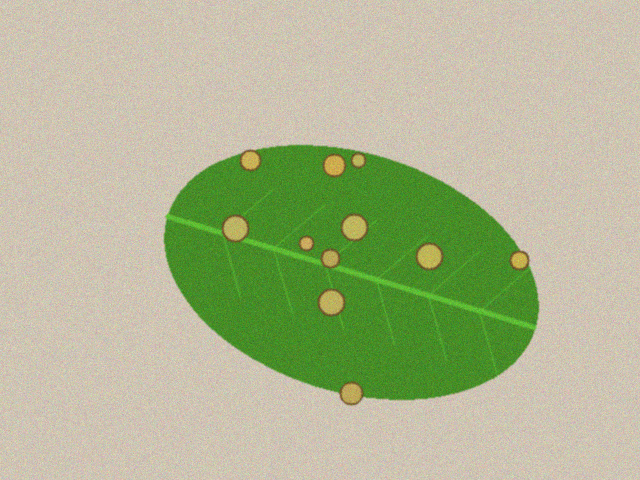
#> input picture data/sintetis/citra/teh_056.png, 640 x 480 px, found by its file name
$ jupyter execute --allow-errors B5_praproses.ipynb   (shell and % lines are left out)
#> lines starting #> are read from the running program, lines starting #| are printed output that depends on the picture
### src/praproses.py

import cv2
import numpy as np

PARAM_BAWAAN = {
    "lebar": 640,
    "gamma": 1.0,
    "clahe_clip": 2.0,
    "clahe_tile": 8,
    "penapis": "median",
    "kernel": 3,
    "sigma": 1.0,
    "tajam_k": 0.0
}

def koreksi_gamma(img, gamma=1.0):
    gamma = max(float(gamma), 0.01)
    tabel = np.array([
        ((i / 255.0) ** (1.0 / gamma)) * 255
        for i in range(256)
    ]).clip(0, 255).astype(np.uint8)

    return cv2.LUT(img, tabel)

def praproses(img, parameter=None):
    p = PARAM_BAWAAN.copy()

    if parameter is not None:
        p.update(parameter)

    if img is None:
        raise ValueError("Citra tidak boleh kosong.")

    # 1. Resize dengan mempertahankan rasio
    tinggi, lebar = img.shape[:2]
    lebar_baru = int(p["lebar"])
    tinggi_baru = max(1, round(tinggi * lebar_baru / lebar))

    hasil = cv2.resize(
        img,
        (lebar_baru, tinggi_baru),
        interpolation=cv2.INTER_AREA
    )

    # 2. Koreksi gamma
    hasil = koreksi_gamma(hasil, p["gamma"])

    # 3. CLAHE pada kanal V di ruang warna HSV
    hsv = cv2.cvtColor(hasil, cv2.COLOR_BGR2HSV)
    h, s, v = cv2.split(hsv)

    clahe = cv2.createCLAHE(
        clipLimit=float(p["clahe_clip"]),
        tileGridSize=(
            int(p["clahe_tile"]),
            int(p["clahe_tile"])
        )
    )

    v = clahe.apply(v)
    hsv = cv2.merge([h, s, v])
    hasil = cv2.cvtColor(hsv, cv2.COLOR_HSV2BGR)

    # 4. Denoising
    penapis = p["penapis"].lower()
    kernel = int(p["kernel"])

    if kernel > 1 and kernel % 2 == 0:
        raise ValueError("Kernel harus ganjil.")

    if penapis == "median":
        if kernel > 1:
            hasil = cv2.medianBlur(hasil, kernel)

    elif penapis == "gaussian":
        hasil = cv2.GaussianBlur(
            hasil,
            (kernel, kernel),
            float(p["sigma"])
        )

    elif penapis == "bilateral":
        hasil = cv2.bilateralFilter(hasil, 9, 75, 75)

    else:
        raise ValueError("Pilihan penapis tidak dikenal.")

    # 5. Unsharp masking opsional
    tajam_k = float(p["tajam_k"])

    if tajam_k > 0:
        blur = cv2.GaussianBlur(hasil, (0, 0), 1.0)
        hasil = cv2.addWeighted(
            hasil, 1.0 + tajam_k,
            blur, -tajam_k, 0
        )

    return hasil

### notebook/B5_praproses.ipynb
[cell 1]
import os

for folder in ["/content/src", "/content/hasil",
               "/content/data/data/sintetis"]:
    print(folder, ":", os.path.exists(folder))

[cell 2]
import os

print("Isi folder /content:")
#> (the rest of this cell did not finish here and is left out)

[cell 3]
from google.colab import files

uploaded = files.upload()
#> the answer given: teh_056.png

[cell 4]
import os

#> (the rest of this cell did not finish here and is left out)

[cell 5]
import zipfile
import os

#> (the rest of this cell did not finish here and is left out)

[cell 6]
import os

for root, dirs, files in os.walk("/content/data"):
    level = root.replace("/content/data", "").count(os.sep)
    indent = " " * 4 * level
    print(f"{indent}{os.path.basename(root)}/")
    for file in files[:5]:
        print(f"{indent}    {file}")

[cell 7]
import os

os.makedirs("/content/src", exist_ok=True)
os.makedirs("/content/hasil", exist_ok=True)

print("Folder src dan hasil berhasil dibuat!")
print("Folder src:", os.path.exists("/content/src"))
print("Folder hasil:", os.path.exists("/content/hasil"))

[cell 8]
import sys

sys.path.insert(0, "/content/src")

#> (the rest of this cell did not finish here and is left out)

[cell 9]
import cv2
import matplotlib.pyplot as plt

path_uji = "/content/data/data/sintetis/citra/teh_056.png"

img_uji = cv2.imread(path_uji)
#> img_uji is the input picture: shape (480, 640, 3); mean B, G, R 146.8, 183.4, 175.8

print("Citra berhasil dibaca:", img_uji is not None)
#| Citra berhasil dibaca: True
print("Ukuran citra awal:", img_uji.shape)
#| Ukuran citra awal: (480, 640, 3)

hasil_uji = praproses(img_uji)
#> in praproses, `hsv = cv2.cvtColor(hasil, cv2.COLOR_BGR2HSV)`: hsv: shape (480, 640, 3); mean H, S, V 38.7, 69.7, 192.6
#> in praproses, `h, s, v = cv2.split(hsv)`:
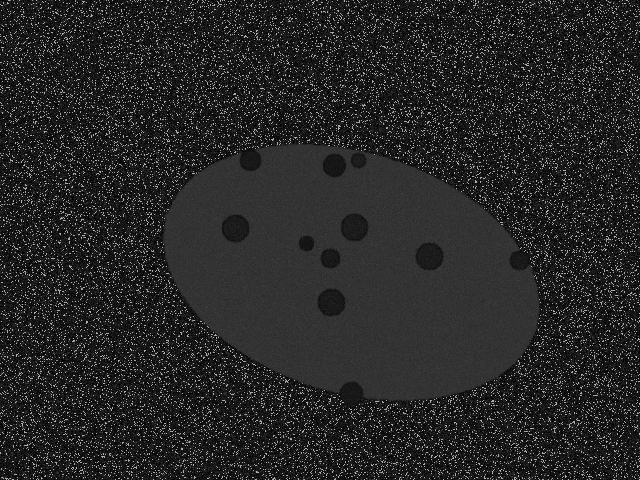
#> h: shape (480, 640); min 0, max 179, mean 38.7
#> in praproses, `h, s, v = cv2.split(hsv)`:
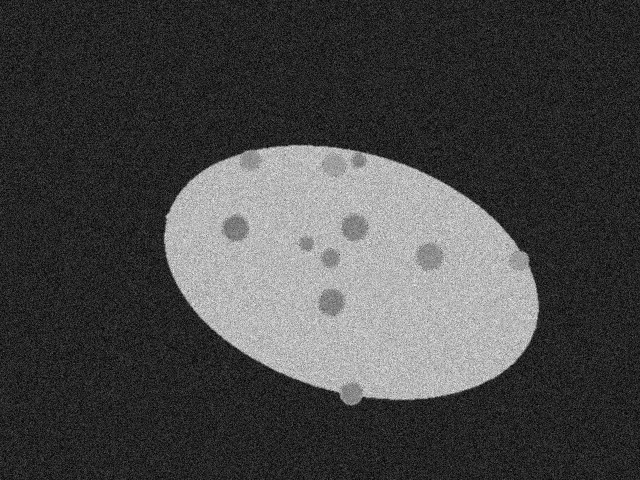
#> s: shape (480, 640); min 0, max 255, mean 69.7
#> in praproses, `h, s, v = cv2.split(hsv)`:
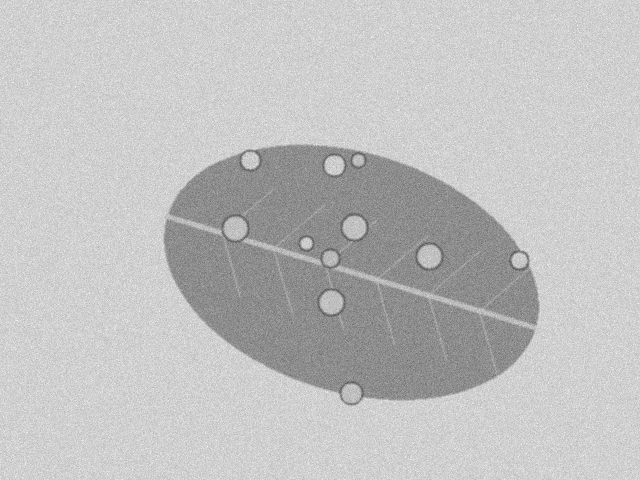
#> v: shape (480, 640); min 81, max 251, mean 192.6
#> in praproses, `v = clahe.apply(v)`:
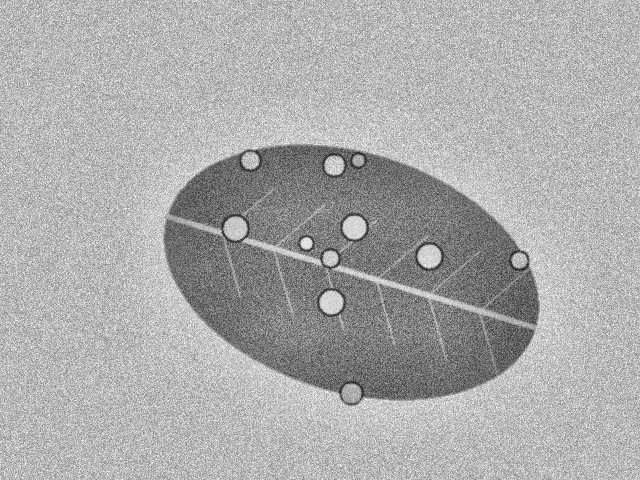
#> v: shape (480, 640); min 35, max 252, mean 171.4
#> in praproses, `hsv = cv2.merge([h, s, v])`: hsv: shape (480, 640, 3); mean H, S, V 38.7, 69.7, 171.4
#> in praproses, `hasil = cv2.cvtColor(hsv, cv2.COLOR_HSV2BGR)`:
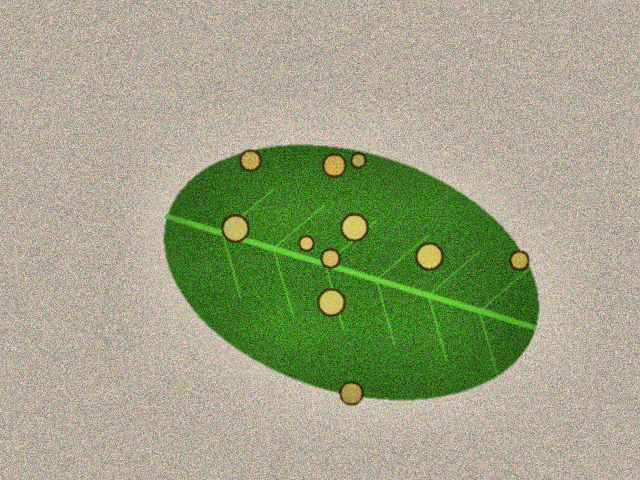
#> hasil: shape (480, 640, 3); mean B, G, R 130.6, 162.6, 156.9

print("Ukuran hasil praproses:", hasil_uji.shape)
#| Ukuran hasil praproses: (480, 640, 3)

# Tampilkan perbandingan
plt.figure(figsize=(10, 5))

plt.subplot(1, 2, 1)
plt.imshow(cv2.cvtColor(img_uji, cv2.COLOR_BGR2RGB))
plt.title("Citra Awal")
plt.axis("off")

plt.subplot(1, 2, 2)
plt.imshow(cv2.cvtColor(hasil_uji, cv2.COLOR_BGR2RGB))
plt.title("Hasil Praproses")
plt.axis("off")

plt.show()
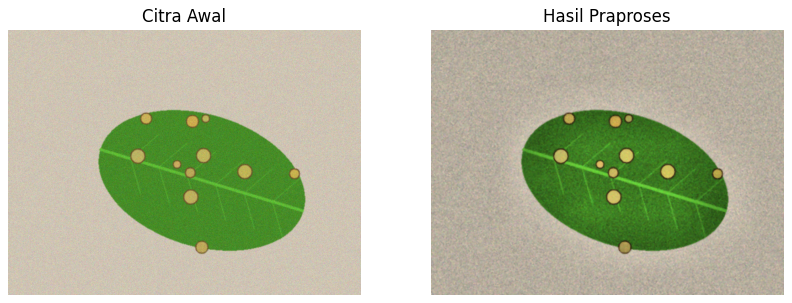
#> figure drawn by matplotlib, 2 panels
